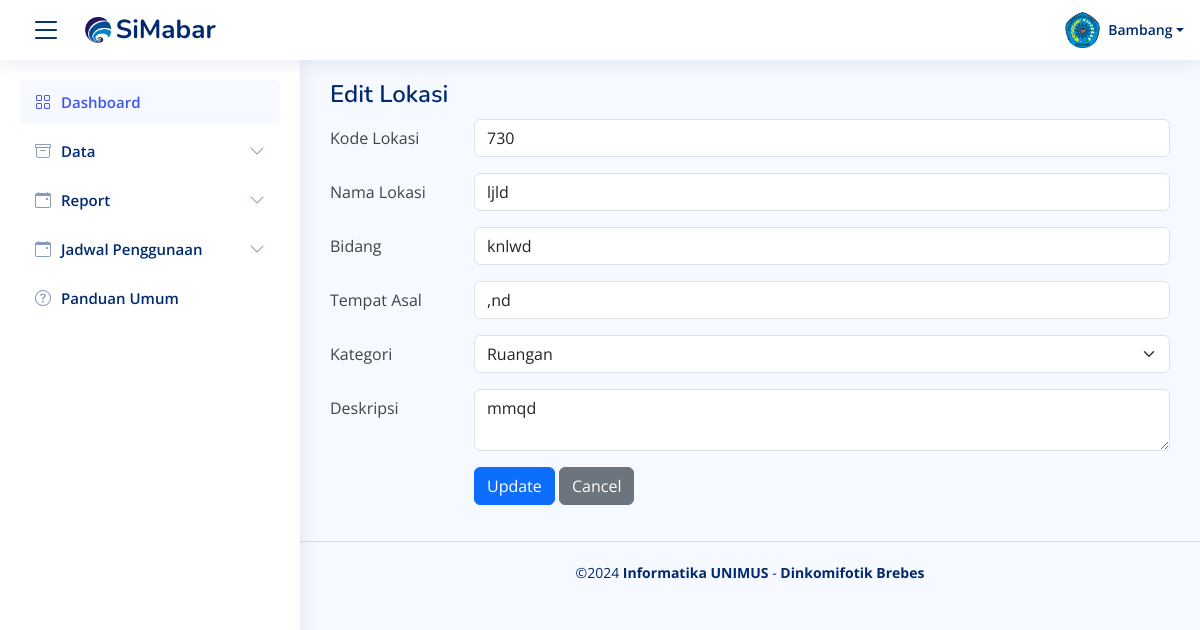
Screenshot of /frm_edit_lokasi.php?id_lokasi=730 with the database file from the repository.
### tables this page shows
CREATE TABLE `lokasi` (
  `id_lokasi` varchar(50) NOT NULL,
  `nama_lokasi` varchar(100) NOT NULL,
  `bid_lokasi` varchar(50) DEFAULT NULL,
  `tempat_lokasi` varchar(100) DEFAULT NULL,
  `kategori_lokasi` varchar(50) DEFAULT NULL,
  `desk_lokasi` text DEFAULT NULL
);

### frm_edit_lokasi.php (the view, shortened to what this page needs)
<?php
include('koneksi/koneksi.php');
$id_lokasi = $_GET['id_lokasi'];
$sql = "SELECT * FROM lokasi WHERE id_lokasi = '$id_lokasi'";
$result = mysqli_query($conn, $sql);
if (mysqli_num_rows($result) == 1) {
    $row = mysqli_fetch_assoc($result);
} else {
    header('Location: lokasi.php');
    exit;
}
?>
<?php include("component/header.php"); ?>
<main id="main" class="main">
    <div class="pagetitle">
        <h1>Edit Lokasi</h1>
    </div>
    <form id="editLocationForm" action="proses/lokasi/edit_lokasi.php" method="POST">
        <div class="row mb-3">
            <label for="id_lokasi" class="col-sm-2 col-form-label">Kode Lokasi</label>
            <div class="col-sm-10">
                <input type="text" name="id_lokasi" class="form-control" value="<?php echo htmlspecialchars($row['id_lokasi']); ?>" readonly>
            </div>
        </div>
        <div class="row mb-3">
            <label for="nama_lokasi" class="col-sm-2 col-form-label">Nama Lokasi</label>
            <div class="col-sm-10">
                <input type="text" name="nama_lokasi" class="form-control" value="<?php echo htmlspecialchars($row['nama_lokasi']); ?>" required>
            </div>
        </div>
        <div class="row mb-3">
            <label for="bid_lokasi" class="col-sm-2 col-form-label">Bidang</label>
            <div class="col-sm-10">
                <input type="text" name="bid_lokasi" class="form-control" value="<?php echo htmlspecialchars($row['bid_lokasi']); ?>" required>
            </div>
        </div>
        <div class="row mb-3">
            <label for="tempat_lokasi" class="col-sm-2 col-form-label">Tempat Asal</label>
            <div class="col-sm-10">
                <input type="text" name="tempat_lokasi" class="form-control" value="<?php echo htmlspecialchars($row['tempat_lokasi']); ?>" required>
            </div>
        </div>
        <div class="row mb-3">
            <label for="kategori_lokasi" class="col-sm-2 col-form-label">Kategori</label>
            <div class="col-sm-10">
                <select name="kategori_lokasi" class="form-select" aria-label="Default select example" required>
                    <option value="Ruangan" <?php echo ($row['kategori_lokasi'] == 'Ruangan') ? 'selected' : ''; ?>>Ruangan</option>
                </select>
            </div>
        </div>
        <div class="row mb-3">
            <label for="desk_lokasi" class="col-sm-2 col-form-label">Deskripsi</label>
            <div class="col-sm-10">
                <textarea name="desk_lokasi" class="form-control" required><?php echo htmlspecialchars($row['desk_lokasi']); ?></textarea>
            </div>
        </div>
        <div class="row mb-3">
            <div class="col-sm-10 offset-sm-2">
                <button type="submit" class="btn btn-primary" id="submitButton">Update</button>
                <a href="lokasi.php" class="btn btn-secondary">Cancel</a>
            </div>
        </div>
    </form>
</main>
<?php include("component/footer.php"); ?>

### css/style.css (style rules this page uses)
:root { scroll-behavior: smooth; }
body { font-family: "Open Sans", sans-serif; background: #f6f9ff; color: #444444; }
a { color: #4154f1; text-decoration: none; }
h1, h2, h3, h4, h5, h6 { font-family: "Nunito", sans-serif; }
#main { margin-top: 60px; padding: 20px 30px; transition: all 0.3s; }
.pagetitle { margin-bottom: 10px; }
.pagetitle h1 { font-size: 24px; margin-bottom: 0; font-weight: 600; color: #012970; }
@media (min-width: 1200px) { #main, #footer { margin-left: 300px; } }

### rows the page displays
lokasi: id_lokasi "730", nama_lokasi "ljld", bid_lokasi "knlwd", tempat_lokasi ",nd", desk_lokasi "mmqd"
